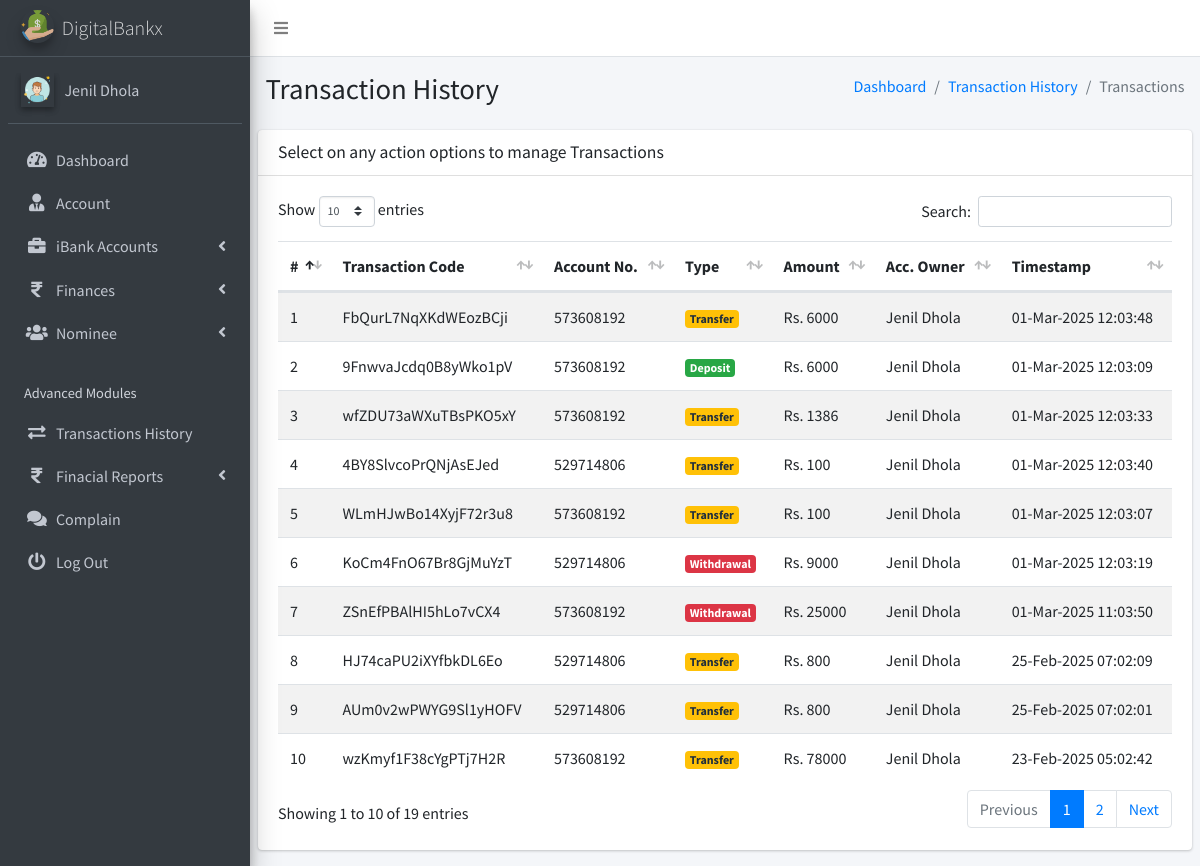
Before: /client/pages_transactions_engine.php (signed in) with the older database file.
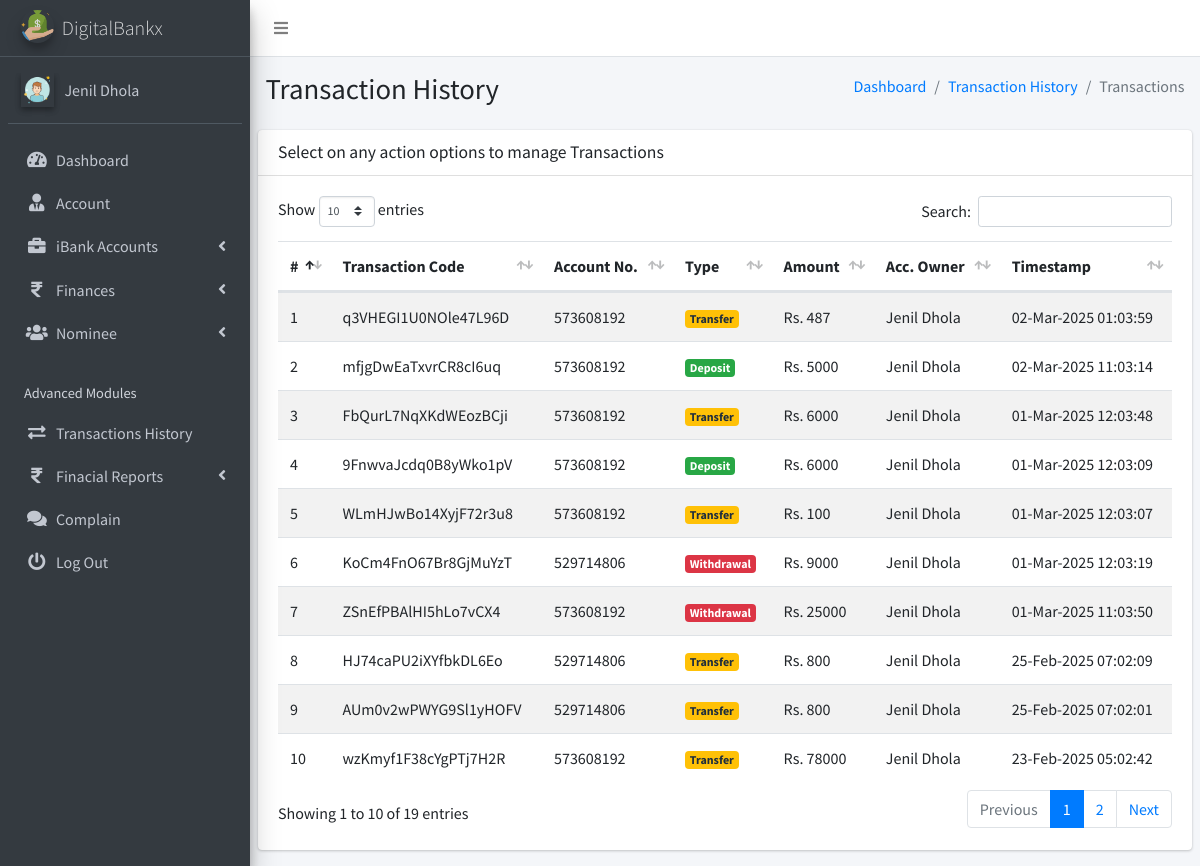
After: the same page with the newer database file.
### tables this page shows
CREATE TABLE `ib_systemsettings` (
  `id` int(20) NOT NULL,
  `sys_name` longtext NOT NULL,
  `sys_tagline` longtext NOT NULL,
  `sys_logo` varchar(200) NOT NULL,
  `is_active` tinyint(1) NOT NULL DEFAULT 1
);

CREATE TABLE `ib_clients` (
  `client_id` int(10) UNSIGNED NOT NULL,
  `name` varchar(200) NOT NULL,
  `phone` varchar(200) NOT NULL,
  `address` varchar(200) NOT NULL,
  `email` varchar(200) NOT NULL,
  `aadhar_number` varchar(12) NOT NULL,
  `pan_number` varchar(10) NOT NULL,
  `password` varchar(200) NOT NULL,
  `profile_pic` varchar(200) NOT NULL,
  `client_number` varchar(200) NOT NULL,
  `is_active` tinyint(1) NOT NULL DEFAULT 1,
  `otp` varchar(10) DEFAULT NULL,
  `otp_expiry` datetime DEFAULT NULL
);

CREATE TABLE `ib_transactions` (
  `tr_id` int(20) NOT NULL,
  `tr_code` varchar(200) NOT NULL,
  `account_id` int(20) NOT NULL,
  `tr_type` varchar(200) NOT NULL,
  `tr_status` varchar(200) NOT NULL,
  `client_id` int(10) UNSIGNED NOT NULL,
  `transaction_amt` varchar(200) NOT NULL,
  `receiving_acc_no` varchar(200) DEFAULT NULL,
  `created_at` timestamp(6) NOT NULL DEFAULT current_timestamp(6) ON UPDATE current_timestamp(6),
  `is_active` tinyint(1) NOT NULL DEFAULT 1
);

CREATE TABLE `ib_bankaccounts` (
  `account_id` int(20) NOT NULL,
  `acc_name` varchar(200) NOT NULL,
  `account_number` varchar(200) NOT NULL,
  `acc_type` varchar(200) NOT NULL,
  `acc_rates` varchar(200) NOT NULL,
  `acc_status` varchar(200) NOT NULL,
  `acc_amount` decimal(10,2) NOT NULL,
  `client_id` int(10) UNSIGNED DEFAULT NULL,
  `created_at` timestamp(6) NOT NULL DEFAULT current_timestamp(6) ON UPDATE current_timestamp(6),
  `is_active` tinyint(1) NOT NULL DEFAULT 1
);

### client/pages_transactions_engine.php (the view, shortened to what this page needs)
<?php
include('conf/config.php');
?>
<!DOCTYPE html>
<html>
<?php include("dist/_partials/head.php"); ?>
<body class="hold-transition sidebar-mini layout-fixed layout-navbar-fixed">
  <div class="wrapper">
    <?php include("dist/_partials/nav.php"); ?>
    <?php include("dist/_partials/sidebar.php"); ?>
    <div class="content-wrapper">
      <section class="content-header">
        <div class="container-fluid">
          <div class="row mb-2">
            <div class="col-sm-6">
              <h1>Transaction History</h1>
            </div>
            <div class="col-sm-6">
              <ol class="breadcrumb float-sm-right">
                <li class="breadcrumb-item"><a href="pages_dashboard.php">Dashboard</a></li>
                <li class="breadcrumb-item"><a href="pages_transactions_engine.php">Transaction History</a></li>
                <li class="breadcrumb-item active">Transactions</li>
              </ol>
            </div>
          </div>
        </div>
      </section>
      <section class="content">
        <div class="row">
          <div class="col-12">
            <div class="card">
              <div class="card-header">
                <h3 class="card-title">Select on any action options to manage Transactions</h3>
              </div>
              <div class="card-body">
                <table id="example1" class="table table-hover table-striped">
                  <thead>
                    <tr>
                      <th>#</th>
                      <th>Transaction Code</th>
                      <th>Account No.</th>
                      <th>Type</th>
                      <th>Amount</th>
                      <th>Acc. Owner</th>
                      <th>Timestamp</th>
                    </tr>
                  </thead>
                  <tbody>
                    <?php
                    $client_id = $_SESSION['client_id'];
                    $ret = "SELECT
    t.*,
    b.account_number,
    b.acc_type,
    COALESCE(b.acc_name, 'N/A') AS account_owner,
    COALESCE(c.name, 'N/A') AS client_name
FROM iB_Transactions t
LEFT JOIN ib_bankaccounts b ON t.account_id = b.account_id
LEFT JOIN ib_clients c ON t.client_id = c.client_id
WHERE t.client_id = ?
ORDER BY t.created_at DESC
 ";
                    $stmt = $mysqli->prepare($ret);
                    $stmt->bind_param('i', $client_id);
                    $stmt->execute();
                    $res = $stmt->get_result();
                    $cnt = 1;
                    while ($row = $res->fetch_object()) {
                      $transTstamp = $row->created_at;
                      if ($row->tr_type == 'Deposit') {
                        $alertClass = "<span class='badge badge-success'>$row->tr_type</span>";
                      } elseif ($row->tr_type == 'Withdrawal') {
                        $alertClass = "<span class='badge badge-danger'>$row->tr_type</span>";
                      } else {
                        $alertClass = "<span class='badge badge-warning'>$row->tr_type</span>";
                      }
                    ?>
                      <tr>
                        <td><?php echo $cnt; ?></td>
                        <td><?php echo $row->tr_code; ?></a></td>
                        <td><?php echo $row->account_number; ?></td>
                        <td><?php echo $alertClass; ?></td>
                        <td>Rs. <?php echo $row->transaction_amt; ?></td>
                        <td><?php echo $row->client_name; ?></td>
                        <td><?php echo date("d-M-Y h:m:s ", strtotime($transTstamp)); ?></td>
                      </tr>
                    <?php $cnt = $cnt + 1;
                    } ?>
                </table>
              </div>
            </div>
          </div>
        </div>
      </section>
    </div>
  </div>
</body>
</html>

### client/dist/_partials/head.php (shortened to what this page needs)
<?php
$ret = "SELECT * FROM `iB_SystemSettings` ";
$stmt = $mysqli->prepare($ret);
$stmt->execute();
$res = $stmt->get_result();
while ($sys = $res->fetch_object()) {
?>
    <head>
        <link rel="stylesheet" href="plugins/overlayScrollbars/css/OverlayScrollbars.min.css">
        <link rel="stylesheet" href="plugins/fontawesome-free/css/all.min.css">
        <link rel="stylesheet" href="https://code.ionicframework.com/ionicons/2.0.1/css/ionicons.min.css">
        <link rel="stylesheet" href="plugins/icheck-bootstrap/icheck-bootstrap.min.css">
        <link rel="stylesheet" href="dist/css/adminlte.min.css">
        <link rel="stylesheet" href="plugins/datatables-bs4/css/dataTables.bootstrap4.css">
        <link rel="stylesheet" type="text/css" href="plugins/datatable/custom_dt_html5.css">
    </head>
<?php
} ?>

### client/dist/_partials/nav.php
<nav class="main-header navbar navbar-expand navbar-white navbar-light">
<ul class="navbar-nav">
      <li class="nav-item">
        <a class="nav-link" data-widget="pushmenu" href="#" role="button"><i class="fas fa-bars"></i></a>
      </li>
    </ul>
</nav>

### client/dist/_partials/sidebar.php (shortened to what this page needs)
<aside class="main-sidebar sidebar-dark-primary elevation-4">
  <?php
  $client_id = $_SESSION['client_id'];
  $ret = "SELECT * FROM  iB_clients  WHERE client_id = ? ";
  $stmt = $mysqli->prepare($ret);
  $stmt->bind_param('i', $client_id);
  $stmt->execute();
  $res = $stmt->get_result();
  while ($row = $res->fetch_object()) {
    if ($row->profile_pic == '') {
      $profile_picture = "<img src='../admin/dist/img/user_icon.png' class=' elevation-2' alt='User Image'>
                ";
    } else {
      $profile_picture = "<img src='../admin/dist/img/$row->profile_pic' class='elevation-2' alt='User Image'>
                ";
    }
    $ret = "SELECT * FROM `iB_SystemSettings` ";
    $stmt = $mysqli->prepare($ret);
    $stmt->execute();
    $res = $stmt->get_result();
    while ($sys = $res->fetch_object()) {
      ?>
      <a href="pages_dashboard.php" class="brand-link">
        <img src="../admin/dist/img/<?php echo $sys->sys_logo; ?>" alt="iBanking Logo"
          class="brand-image img-circle elevation-3" style="opacity: .8">
        <span class="brand-text font-weight-light"><?php echo $sys->sys_name; ?></span>
      </a>
      <div class="sidebar">
        <div class="user-panel mt-3 pb-3 mb-3 d-flex">
          <div class="image">
            <?php echo $profile_picture; ?>
          </div>
          <div class="info">
            <a href="#" class="d-block"><?php echo $row->name; ?></a>
          </div>
        </div>
        <nav class="mt-2">
          <ul class="nav nav-pills nav-sidebar flex-column" data-widget="treeview" role="menu" data-accordion="false">
            <li class="nav-item has-treeview">
              <a href="pages_dashboard.php" class="nav-link">
                <i class="nav-icon fas fa-tachometer-alt"></i>
                <p>
                  Dashboard
                </p>
              </a>
            </li>
            <li class="nav-item">
              <a href="pages_account.php" class="nav-link">
                <i class="nav-icon fas fa-user-tie"></i>
                <p>
                  Account
                </p>
              </a>
            </li>
            <li class="nav-item has-treeview">
              <a href="#" class="nav-link">
                <i class="nav-icon fas fa-briefcase"></i>
                <p>
                  iBank Accounts
                  <i class="fas fa-angle-left right"></i>
                </p>
              </a>
            </li>
            <li class="nav-item has-treeview">
              <a href="#" class="nav-link">
                <i class="nav-icon fas fas fa-rupee-sign"></i>
                <p>
                  Finances
                  <i class="fas fa-angle-left right"></i>
                </p>
              </a>
            </li>
            <li class="nav-item has-treeview">
              <a href="#" class="nav-link">
                <i class="nav-icon fas fa-users"></i>
                <p>
                  Nominee
                  <i class="fas fa-angle-left right"></i>
                </p>
              </a>
            </li>
            <li class="nav-header">Advanced Modules</li>
            <li class="nav-item">
              <a href="pages_transactions_engine.php" class="nav-link">
                <i class="nav-icon fas fa-exchange-alt"></i>
                <p>
                  Transactions History
                </p>
              </a>
            </li>
            <li class="nav-item has-treeview">
              <a href="#" class="nav-link">
                <i class="nav-icon fas fas fa-rupee-sign"></i>
                <p>
                  Finacial Reports
                  <i class="fas fa-angle-left right"></i>
                </p>
              </a>
            </li>
            <li class="nav-item">
              <a href="pages_feedback.php" class="nav-link">
                <i class="nav-icon fas fa-comments"></i>
                <p>
                Complain
                </p>
              </a>
            </li>
            <li class="nav-item">
              <a href="pages_logout.php" class="nav-link">
                <i class="nav-icon fas fa-power-off"></i>
                <p>
                  Log Out
                </p>
              </a>
            </li>
          </ul>
        </nav>
      </div>
    </aside>
    <?php
    }
  } ?>

Changed rows visible on the page:
removed ib_transactions: tr_code "wfZDU73aWXuTBsPKO5xY", account.account_number "573608192", tr_type "Transfer", transaction_amt "1386", client_name "Jenil Dhola", created_at "01-Mar-2025 12:03:33"
removed ib_transactions: tr_code "4BY8SlvcoPrQNjAsEJed", account.account_number "529714806", tr_type "Transfer", transaction_amt "100", client_name "Jenil Dhola", created_at "01-Mar-2025 12:03:40"
added ib_transactions: tr_code "q3VHEGI1U0NOle47L96D", account.account_number "573608192", tr_type "Transfer", transaction_amt "487", client_name "Jenil Dhola", created_at "02-Mar-2025 01:03:59"
added ib_transactions: tr_code "mfjgDwEaTxvrCR8cI6uq", account.account_number "573608192", tr_type "Deposit", transaction_amt "5000", client_name "Jenil Dhola", created_at "02-Mar-2025 11:03:14"
